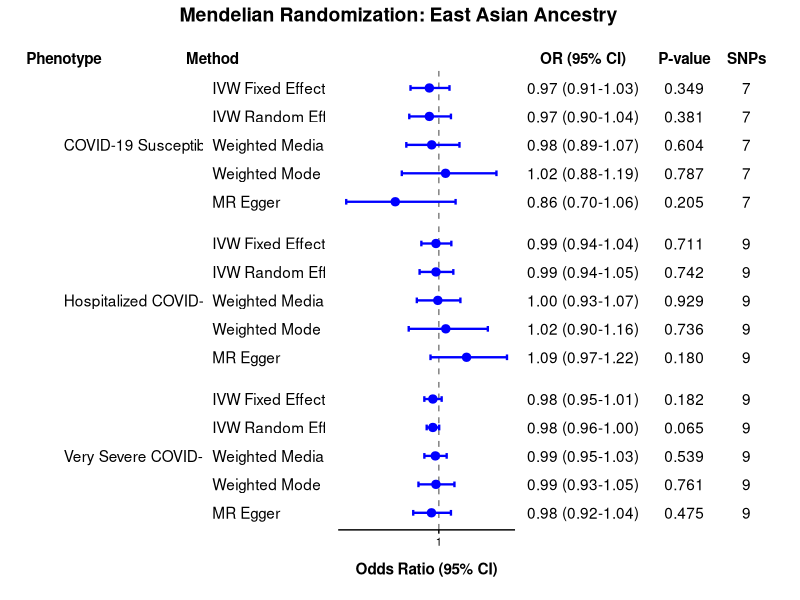
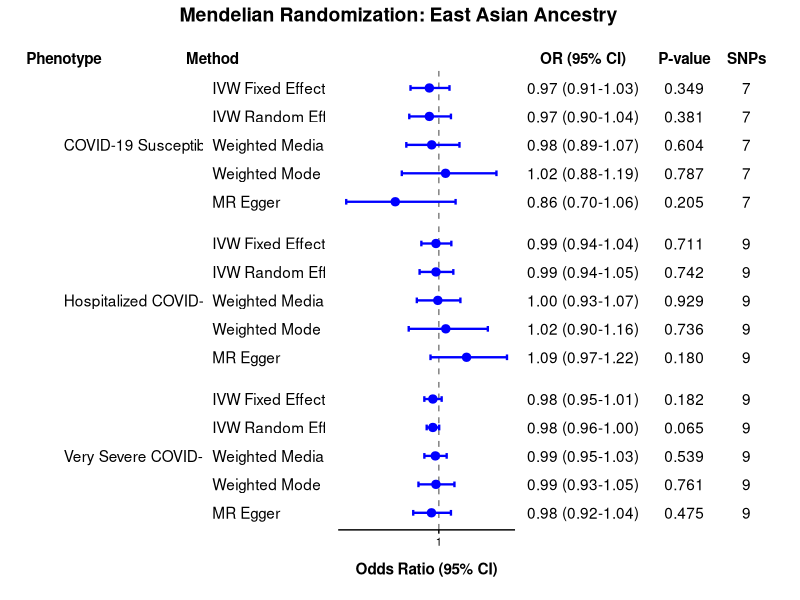

Write the R code that produced these figures, in order.
library(ggplot2)
library(dplyr)
library(patchwork)

data_ea <- data.frame(
  Phenotype = factor(rep(c("COVID-19 Susceptibility", "Hospitalized COVID-19", "Very Severe COVID-19"), each = 5),
                     levels = c("COVID-19 Susceptibility", "Hospitalized COVID-19", "Very Severe COVID-19")),
  
  Method = factor(rep(c("MR Egger", "Weighted Median", "IVW Fixed Effects", "IVW Random Effects", "Weighted Mode"), 3),
                  levels = rev(c("IVW Fixed Effects", "IVW Random Effects", "Weighted Median", "Weighted Mode", "MR Egger"))),
  
  OR = c(
    # COVID-19 Susceptibility (C2) — 7 SNPs
    0.8569, 0.9766, 0.9689, 0.9689, 1.0221,
    # Hospitalized COVID-19 (B2) — 9 SNPs
    1.0911, 0.9967, 0.9906, 0.9906, 1.0229,
    # Very Severe COVID-19 (A2) — 9 SNPs
    0.9758, 0.9885, 0.9804, 0.9804, 0.9905
  ),
  
  CI_lower = c(
    # COVID-19 Susceptibility (C2)
    0.6958, 0.8932, 0.9070, 0.9029, 0.8784,
    # Hospitalized COVID-19 (B2)
    0.9727, 0.9277, 0.9426, 0.9368, 0.9011,
    # Very Severe COVID-19 (A2)
    0.9159, 0.9525, 0.9524, 0.9601, 0.9331
  ),
  
  CI_upper = c(
    # COVID-19 Susceptibility (C2)
    1.0551, 1.0678, 1.0350, 1.0398, 1.1893,
    # Hospitalized COVID-19 (B2)
    1.2239, 1.0709, 1.0411, 1.0476, 1.1610,
    # Very Severe COVID-19 (A2)
    1.0398, 1.0258, 1.0093, 1.0012, 1.0513
  ),
  
  p_val = c(
    # COVID-19 Susceptibility (C2)
    0.2055, 0.6039, 0.3486, 0.3805, 0.7867,
    # Hospitalized COVID-19 (B2)
    0.1805, 0.9288, 0.7108, 0.7416, 0.7358,
    # Very Severe COVID-19 (A2)
    0.4747, 0.5395, 0.1823, 0.0647, 0.7609
  ),
  
  SNPs = c(
    rep(7, 5),   # COVID-19 Susceptibility
    rep(9, 5),   # Hospitalized COVID-19
    rep(9, 5)    # Very Severe COVID-19
  )
)

table_data <- data_ea %>%
  mutate(
    OR_CI = sprintf("%.2f (%.2f-%.2f)", OR, CI_lower, CI_upper),
    P = sprintf("%.3f", p_val)
  )

# Calculate middle position for centered Phenotype labels
pheno_labels <- table_data %>%
  group_by(Phenotype) %>%
  summarize(MidPoint = levels(Method)[3])

shared_theme <- theme_minimal() +
  theme(
    text = element_text(color = "black", face = "plain"),
    axis.text = element_text(color = "black", face = "plain"),
    panel.grid = element_blank(),
    strip.text = element_blank(),
    plot.margin = margin(t = 10, r = 2, b = 10, l = 2)
  )

# Column 1: Phenotype
p_pheno <- ggplot(table_data, aes(y = Method)) +
  geom_text(data = pheno_labels, aes(y = MidPoint, x = 0.25, label = Phenotype), hjust = 0) +
  facet_grid(Phenotype ~ ., scales = "free_y", space = "free_y") +
  scale_x_continuous(limits = c(0, 1), breaks = 0.25, labels = "Phenotype", position = "top") +
  labs(x = NULL, y = NULL) +
  shared_theme +
  theme(axis.text.x = element_text(face = "bold", size = 11),
        axis.text.y = element_blank(),
        plot.margin = margin(t = 10, r = 0, b = 10, l = 0))

# Column 2: Method
p_method <- ggplot(table_data, aes(y = Method)) +
  geom_text(aes(x = 0, label = as.character(Method)), hjust = 0) +
  facet_grid(Phenotype ~ ., scales = "free_y", space = "free_y") +
  scale_x_continuous(limits = c(0, 1), breaks = 0, labels = "Method", position = "top") +
  labs(x = NULL, y = NULL) +
  shared_theme +
  theme(axis.text.x = element_text(face = "bold", size = 11),
        axis.text.y = element_blank(),
        plot.margin = margin(t = 10, r = 5, b = 10, l = 0))

# Column 3: Forest Plot
p_forest <- ggplot(table_data, aes(x = OR, y = Method)) +
  geom_vline(xintercept = 1, linetype = "dashed", color = "grey50") +
  geom_errorbarh(aes(xmin = CI_lower, xmax = CI_upper, color = Phenotype), height = 0.2, linewidth = 0.8) +
  geom_point(aes(color = Phenotype), size = 2.5) +
  facet_grid(Phenotype ~ ., scales = "free_y", space = "free_y") +
  scale_color_manual(values = c("COVID-19 Susceptibility" = "blue",
                                "Hospitalized COVID-19" = "blue",
                                "Very Severe COVID-19" = "blue")) +
  scale_x_continuous(position = "bottom", breaks = seq(0.5, 2.5, by = 0.5)) +
  labs(x = "Odds Ratio (95% CI)", y = NULL) +
  shared_theme +
  theme(
    axis.text.y = element_blank(),
    axis.text.x = element_text(size = 8),
    axis.ticks.x = element_line(color = "black"),
    axis.line.x = element_line(color = "black"),
    axis.title.x = element_text(face = "bold", size = 11, margin = margin(t = 10)),
    legend.position = "none"
  )

# Column 4: Stats Table
p_table <- ggplot(table_data, aes(y = Method)) +
  geom_text(aes(x = 0, label = OR_CI), hjust = 0.5) +
  geom_text(aes(x = 1.3, label = P), hjust = 0.5) +
  geom_text(aes(x = 2.1, label = SNPs), hjust = 0.5) +
  facet_grid(Phenotype ~ ., scales = "free_y", space = "free_y") +
  scale_x_continuous(breaks = c(0, 1.3, 2.1),
                     labels = c("OR (95% CI)", "P-value", "SNPs"),
                     limits = c(-0.6, 2.5), position = "top") +
  labs(x = NULL, y = NULL) +
  shared_theme +
  theme(axis.text.y = element_blank(),
        axis.text.x = element_text(face = "bold", size = 11))

# Final Assembly
final_figure <- p_pheno + p_method + p_forest + p_table +
  plot_layout(widths = c(1.3, 0.8, 1.2, 1.8)) +
  plot_annotation(
    title = "Mendelian Randomization: East Asian Ancestry",
    theme = theme(plot.title = element_text(size = 14, face = "bold", hjust = 0.5))
  )

print(final_figure)

ggsave("./EAS_ForestPlot_Figure3.png", final_figure, width = 14, height = 8, dpi = 300)
